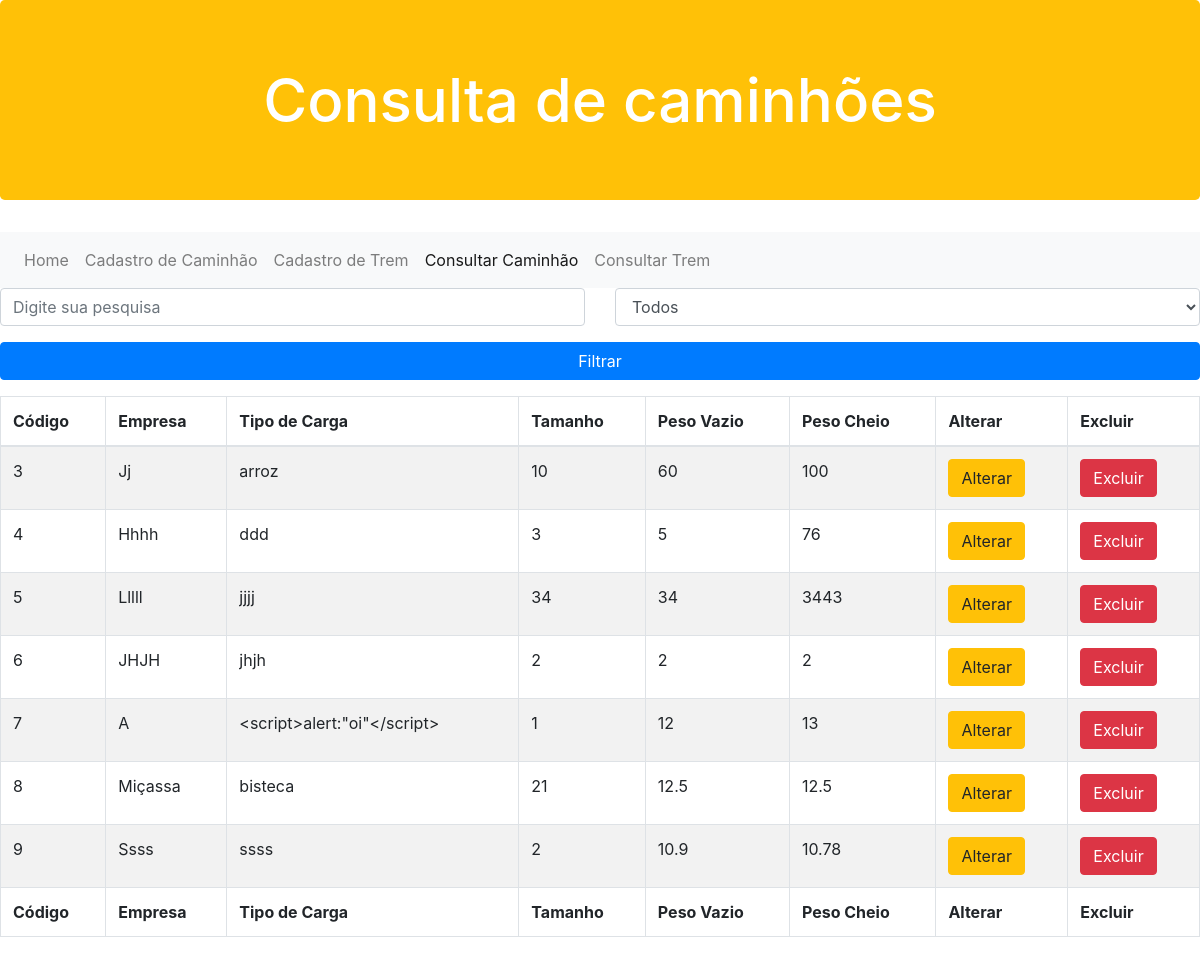
The page /buscar-caminhao.php on the database its author committed.
### tables this page shows
CREATE TABLE `caminhao` (
  `idBalancaCaminhao` bigint(20) NOT NULL,
  `empresa` varchar(100) NOT NULL,
  `tipoCarga` varchar(100) NOT NULL,
  `tamanho` int(11) NOT NULL,
  `pesoVazio` double NOT NULL,
  `pesoCheio` double NOT NULL
);

### dao/conexaoBanco.class.php (called while the page is built, shortened)
<?php
class ConexaoBanco extends PDO
{
  private static $instance = null;
  public static function getInstance()
  {
    try {
      if(!isset(self::$instance)) {
        self::$instance = new ConexaoBanco("mysql:dbname=balanca;host=localhost","root","");
      }
      return self::$instance;
    } catch(PDOException $error) {
      echo "Erro ao conectar! ".$error;
    }
  }
}

### dao/balancaCaminhaodao.class.php (called while the page is built, shortened)
<?php
require "conexaobanco.class.php";
class BalancaCaminhaoDAO
{
  private $conexao = null;
  public function __construct()
  {
    $this->conexao = ConexaoBanco::getInstance();
  }
  public function buscarCaminhao()
  {
    try {
      $statement = $this->conexao->query("select * from caminhao");
      $array = $statement->fetchAll(PDO::FETCH_CLASS, 'BalancaCaminhao');
      return $array;
    } catch(PDOException $error) {
      echo "Erro ao buscar caminhões! ".$error;
    }
  }
}

### modelo/balancaCaminhao.class.php (called while the page is built, shortened)
<?php
class BalancaCaminhao
{
  public function __get($atributo) {
    return $this->$atributo;
  }
}

### buscar-caminhao.php (the view, shortened to what this page needs)
<?php
include_once "modelo/balancaCaminhao.class.php";
include_once "dao/balancaCaminhaodao.class.php";
?>
<!DOCTYPE html>
<html lang="pt-br" dir="ltr">
  <head>
    <link href="node_modules/bootstrap/dist/css/bootstrap.min.css" rel="stylesheet"/>
  </head>
  <body>
    <h1 class="jumbotron bg-warning">Consulta de caminhões</h1>
    <nav class="navbar navbar-expand-lg navbar-light bg-light">
       <div class="collapse navbar-collapse" id="navbarNav">
         <ul class="navbar-nav">
           <li class="nav-item">
             <a class="nav-link" href="index.php">Home</a>
           </li>
           <li class="nav-item">
             <a class="nav-link" href="cadastroCaminhao.php">Cadastro de Caminhão<span class="sr-only"></span></a>
           </li>
           <li class="nav-item">
             <a class="nav-link" href="cadastroTrem.php">Cadastro de Trem<span class="sr-only"></span></a>
           </li>
           <li class="nav-item active">
             <a class="nav-link" href="buscar-caminhao.php">Consultar Caminhão<span class="sr-only">(current)</span></a>
             <li class="nav-item">
               <a class="nav-link" href="buscar-trem.php">Consultar Trem<span class="sr-only">(current)</span></a>
             </li>
           </li>
         </ul>
       </div>
     </nav>
    <?php
    $balancaCaminhaoDAO = new BalancaCaminhaoDAO;
    $caminhoes = $balancaCaminhaoDAO->buscarCaminhao();
    ?>
    <form name="pesquisa" method="post" action="">
    <div class="row">
      <div class="form-group col-md-6">
        <input type="text" name="pesquisa" class="form-control" placeholder="Digite sua pesquisa">
      </div>
      <div class="form-group col-md-6">
        <select name="filtro" class="form-control">
          <option value="todos">Todos</option>
        </select>
      </div>
    </div>
    <div class="form-group">
      <input type="submit" name="filtrar" value="Filtrar"
      class="btn btn-primary btn-block">
    </div>
  </form>
    <div class="table-responsive">
      <table class="table table-striped table-bordered table-hover table-condensed">
        <thead>
          <tr>
            <th>Código</th>
            <th>Empresa</th>
            <th>Tipo de Carga</th>
            <th>Tamanho</th>
            <th>Peso Vazio</th>
            <th>Peso Cheio</th>
            <th>Alterar</th>
            <th>Excluir</th>
          </tr>
        </thead>
        <tfoot>
          <tr>
            <th>Código</th>
            <th>Empresa</th>
            <th>Tipo de Carga</th>
            <th>Tamanho</th>
            <th>Peso Vazio</th>
            <th>Peso Cheio</th>
            <th>Alterar</th>
            <th>Excluir</th>
          </tr>
        </tfoot>
        <tbody>
          <?php
          foreach($caminhoes as $caminhao) {
            echo "<tr>";
              echo "<td>$caminhao->idBalancaCaminhao</td>";
              echo "<td>$caminhao->empresa</td>";
              echo "<td>$caminhao->tipoCarga</td>";
              echo "<td>$caminhao->tamanho</td>";
              echo "<td>$caminhao->pesoVazio</td>";
              echo "<td>$caminhao->pesoCheio</td>";
              echo "<td><a href='alterar-caminhao.php?id=$caminhao->idBalancaCaminhao' class='btn btn-warning'>Alterar</a></td>";
              echo "<td><a href='buscar-caminhao.php?id=$caminhao->idBalancaCaminhao' class='btn btn-danger'>Excluir</a></td>";
            echo "</tr>";
          }
          ?>
        </tbody>
      </table>
    </div>
  </body>
</html>

### buscar-caminhao.php (style rules this page uses)
.jumbotron { text-align: center; color: white; font-size: 60px; }

### rows shown on the page
caminhao: idBalancaCaminhao "3", empresa "Jj", tipoCarga "arroz", tamanho "10", pesoVazio "60", pesoCheio "100"
caminhao: idBalancaCaminhao "4", empresa "Hhhh", tipoCarga "ddd", tamanho "3", pesoVazio "5", pesoCheio "76"
caminhao: idBalancaCaminhao "5", empresa "Lllll", tipoCarga "jjjj", tamanho "34", pesoVazio "34", pesoCheio "3443"
caminhao: idBalancaCaminhao "6", empresa "JHJH", tipoCarga "jhjh", tamanho "2", pesoVazio "2", pesoCheio "2"
caminhao: idBalancaCaminhao "7", empresa "A", tipoCarga "<script>alert:\"oi\"</script>", tamanho "1", pesoVazio "12", pesoCheio "13"
caminhao: idBalancaCaminhao "8", empresa "Miçassa", tipoCarga "bisteca", tamanho "21", pesoVazio "12.5", pesoCheio "12.5"
caminhao: idBalancaCaminhao "9", empresa "Ssss", tipoCarga "ssss", tamanho "2", pesoVazio "10.9", pesoCheio "10.78"
